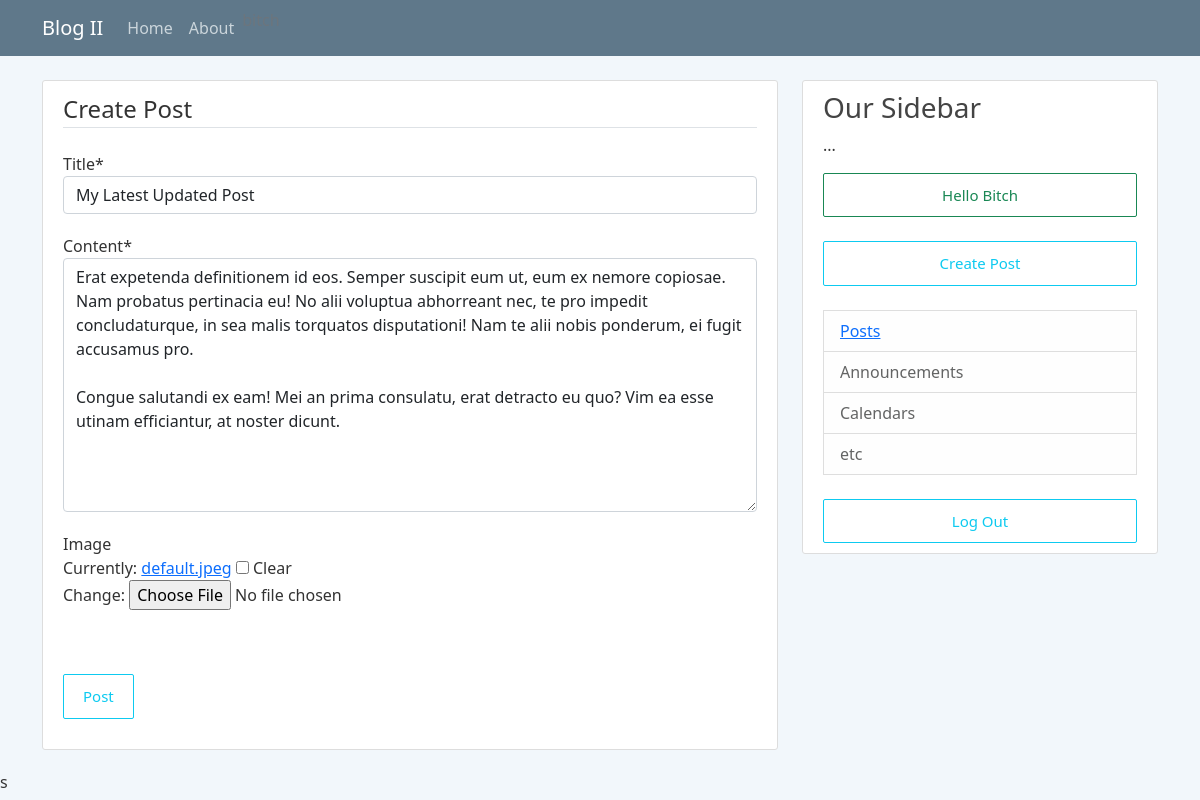
/post/my-latest-updated-post/update (signed in), run on the app's committed database.
### blog/models.py (models this page shows, shortened)
class Posts(models.Model):
    title = models.CharField(max_length=100)
    content = models.TextField(max_length=1500)
    slug = models.SlugField(max_length=1000,null=True, blank=True)
    image = models.ImageField(upload_to=path_and_rename, max_length=100, null=True, blank=True, default='default.jpeg')
    date_posted = models.DateTimeField(auto_now_add=True)
    author = models.ForeignKey(User,on_delete=models.CASCADE)

### blog/views.py (the view, shortened to what this page needs)
# urls.py: path('post/<slug:slug>/update', PostUpdateView.as_view(),name='post-update'),
class PostUpdateView(UserPassesTestMixin,LoginRequiredMixin,UpdateView):
	model = Posts
	fields = ['title','content','image']
	def test_func(self):
		posts= self.get_object()
		if self.request.user == posts.author:
			return True
		return False

### blog/templates/blog/posts_form.html (shortened to what this page needs)
{% extends "blog/base.html"%}
{% load crispy_forms_tags %}
{%block content%}
<div class="content-section">
    <form action="" method="POST">
        <fieldset class="form-group">
            <legend class="border-bottom mb-4">
                Create Post
            </legend>
            {{form|crispy}}
        </fieldset>
        <div class="form-group">
            <br>
            <button class="btn btn-outline-info" type="submit">Post</button>
        </div>
    </form>
</div>
{%endblock%}

### blog/templates/blog/base.html (shortened to what this page needs)
{%load static%}
<!DOCTYPE html>
<html>
<html lang="en">
<head>
    <link href="https://cdn.jsdelivr.net/npm/bootstrap@5.1.3/dist/css/bootstrap.min.css" rel="stylesheet"
>
	<link rel="stylesheet" type="text/css" href="{% static 'blog/main.css'%}">
</head>
<body>
	<header class="site-header">
		<nav class="navbar navbar-expand-md navbar-dark bg-steel fixed-top">
			<div class="container"> <a class="navbar-brand mr-4" href="/">Blog II </a>
				<div class="collapse navbar-collapse" id="navbarToggle">
					<div class="navbar-nav mr-auto"> <a class="nav-item nav-link" href="/">Home</a>
						<a class="nav-item nav-link" href="/about">About</a>
					</div>
					<div class="navbar-nav">
						{% if request.user.is_authenticated%}
							<p class='text-muted'>{{request.user.username}} </p>
						{%else%}
							<p class="text-muted">...</p>
						{%endif%}
					</div>
				</div>
			</div>
		</nav>
	</header>
	<main role="main" class="container">
		<div class="row">
			<div class="col-md-8">
				{% block content %}{% endblock %}
			</div>
			<div class="col-md-4">
				<div class="content-section">
					<h3>Our Sidebar</h3>
					{% if user.is_authenticated %}
						<p>...</p>
					{% else %}
						<p class='text-muted'>You must be Logged in to Post </p>
					{% endif %}
						<ul class="list-group">
							{% if request.user.is_authenticated%}
								<a class="btn btn-outline-success" href="/profile">Hello {{request.user.username}}</a><br>
								<a class="btn btn-outline-info" href="{% url 'post-create' %}">Create Post</a>	<br>
							{%endif%}
							<li class="list-group-item list-group-item-light"><a href="/">Posts</a></li>
							<li class="list-group-item list-group-item-light">Announcements</li>
							<li class="list-group-item list-group-item-light">Calendars</li>
							<li class="list-group-item list-group-item-light">etc</li> <br>
							{% if request.user.is_authenticated%}
								<a class="btn btn-outline-info" href="{% url 'logout' %}">Log Out</a>
							{%else%}
								<a class="btn btn-outline-info" href="{% url 'login' %}">Log In</a>	<br>
								<a class="btn btn-outline-info" href="{% url 'register' %}"> Sign Up</a>	<br>
							{%endif%}
						</ul>
				</div>
			</div>
		</div>
	</main>
</body>
</html>

### blog/static/blog/main.css (style rules this page uses)
body { background: #fafafa; color: #333333; margin-top: 5rem; }
h1, h2, h3, h4, h5, h6 { color: #444444; }
ul { margin: 0; }
.bg-steel { background-color: #5f788a; }
.site-header .navbar-nav .nav-link { color: #cbd5db; }
.content-section { background: #ffffff; padding: 10px 20px; border: 1px solid #dddddd; border-radius: 3px; margin-bottom: 20px; }
body { background-color: #f2f7fb }
.form-group { margin-bottom: 1.25em }
.btn { border-radius: 2px; text-transform: capitalize; font-size: 15px; padding: 10px 19px; cursor: pointer }

### data on the page
Posts: title "My Latest Updated Post", content "Erat expetenda definitionem id eos. Semper suscipit eum ut, eum ex nemore copiosae. Nam probatus pertinacia eu! No alii voluptua abhorreant nec, te pro impedit concludaturque, in sea malis torquatos disputationi! Nam te alii nobis ponderum, ei fugit accusamus pro. Congue salutandi ex eam! Mei an prima consulatu, erat detracto eu quo? Vim ea esse utinam efficiantur, at noster dicunt."

### other printed values
{{ request.user.username }} "Bitch"
